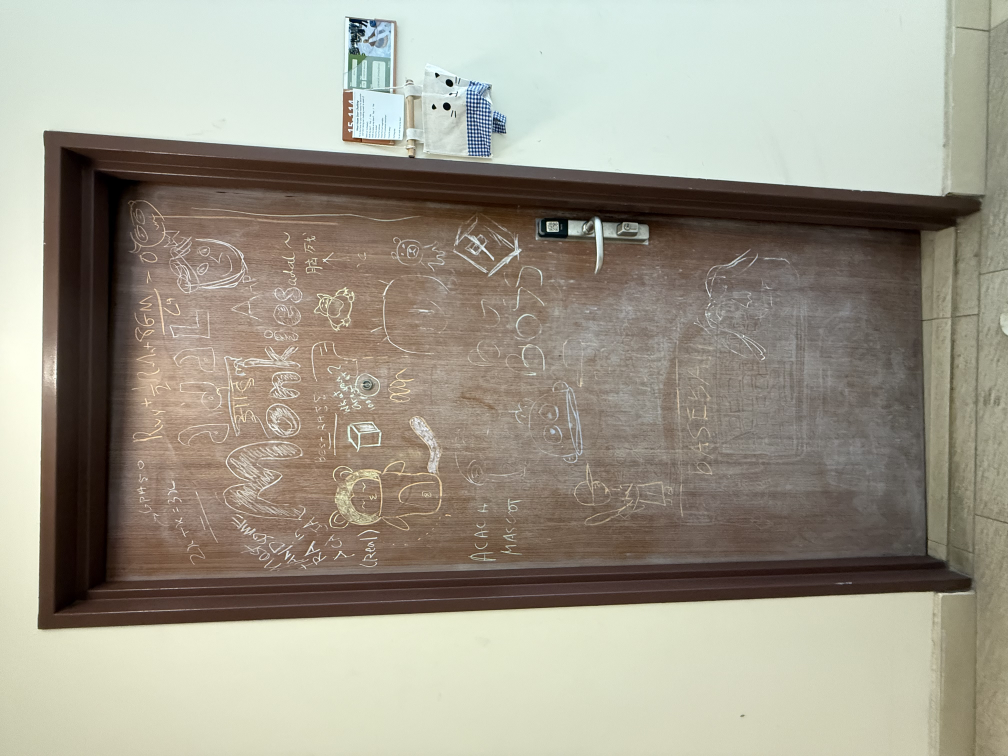
#> input picture sample_door_photos/IMG_3104.jpeg, 4032 x 3024 px (shown at 1/4 size)
$ python draw_polygon.py
#> lines starting #> are read from the running program, lines starting #| are printed output that depends on the picture; after the words box and inside, x2 and y2 are one past the last pixel; in counts of white or black regions, pixels touching at a corner belong together
import json
from PIL import Image, ImageDraw, ImageOps

# Test data
mask_data = [
    {
        "label": "door",
        "polygon": [
            {"x": 166, "y": 48},
            {"x": 814, "y": 48},
            {"x": 814, "y": 966},
            {"x": 166, "y": 966}
        ]
    }
]

# Load and correct image orientation
image = Image.open("../sample_door_photos/IMG_3104.jpeg")
#> image is the input picture: PIL image 4032x3024 RGB; mean R, G, B 158.6, 153.9, 139.9
image = ImageOps.exif_transpose(image)
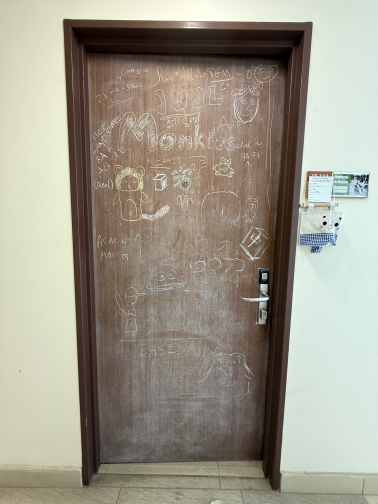
#> image: PIL image 3024x4032 RGB (shown at 1/8 size); mean R, G, B 158.6, 153.9, 139.9

# Convert to RGBA for transparency
annotated_image = image.convert("RGBA")

# Process mask
for item in mask_data:
    label = item.get("label", "unknown")
    polygon = item.get("polygon", [])

    # Create mask layer
    mask_layer = Image.new("L", image.size, 0)
    draw = ImageDraw.Draw(mask_layer)

    # Convert polygon to coordinate tuples
    coords = [(p["x"], p["y"]) for p in polygon]

    # Draw filled polygon
    draw.polygon(coords, fill=255)

    # Create colored overlay (semi-transparent cyan)
    color_layer = Image.new("RGBA", image.size, (0, 255, 255, 100))
    blank = Image.new("RGBA", image.size, (0, 0, 0, 0))
    mask_overlay = Image.composite(color_layer, blank, mask_layer)

    # Combine with original
    annotated_image = Image.alpha_composite(annotated_image, mask_overlay)
    print(f"Applied mask for: {label} with {len(coords)} vertices")
#> this loop made 1 pass
#| Applied mask for: door with 4 vertices
#> pass 1, `color_layer = Image.new("RGBA", image.size, (0, 255, 255, 100))`:
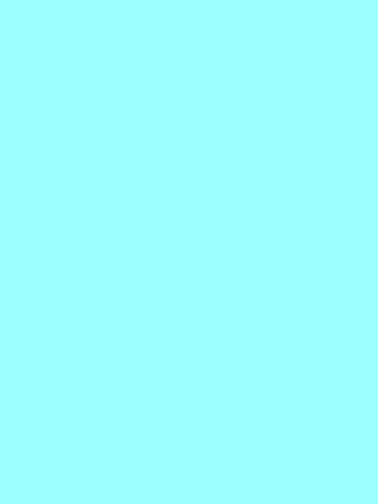
#> color_layer: PIL image 3024x4032 RGBA (shown at 1/8 size); mean R, G, B, A 0, 255, 255, 100; transparent parts drawn white
#> pass 1, `mask_overlay = Image.composite(color_layer, blank, mask_layer)`:
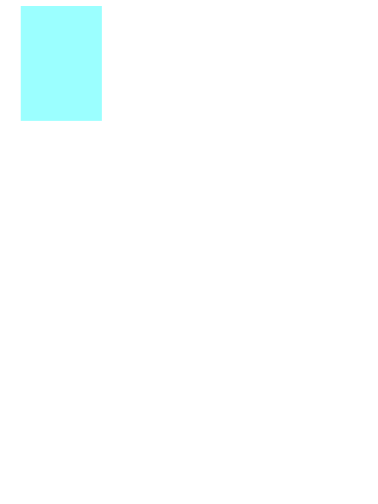
#> mask_overlay: PIL image 3024x4032 RGBA (shown at 1/8 size); mean R, G, B, A 0, 12.5, 12.5, 4.9; transparent parts drawn white
#> after the loop:
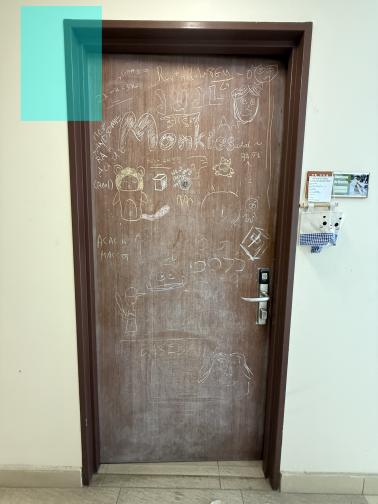
#> annotated_image: PIL image 3024x4032 RGBA (shown at 1/8 size); mean R, G, B, A 155.4, 155.7, 142.2, 255
#> after the loop:
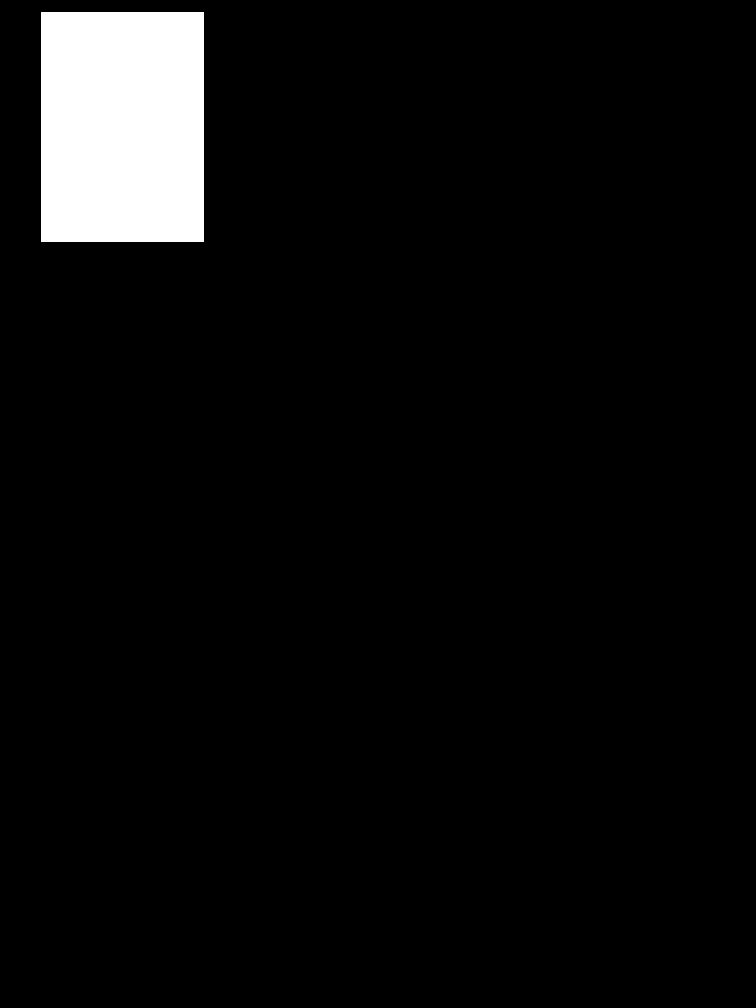
#> mask_layer: PIL image 3024x4032 L (shown at 1/4 size); 4.9% white; 1 white region, box (x1, y1, x2, y2) and area: (166, 48, 815, 967) 596431

# Save output
annotated_image.save("polygon_output.png")
print("Saved to polygon_output.png")

$ run again, with sample_door_photos/IMG_3105.jpeg copied over sample_door_photos/IMG_3104.jpeg
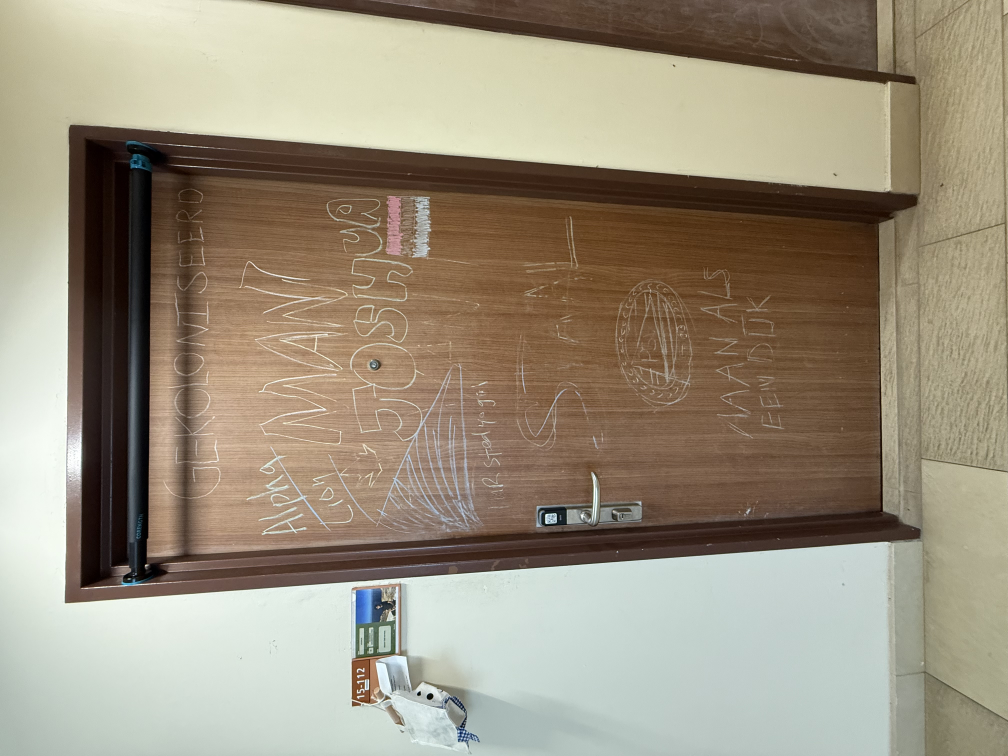
#> input picture sample_door_photos/IMG_3105.jpeg, 4032 x 3024 px (shown at 1/4 size)
#> image is the input picture: PIL image 4032x3024 RGB; mean R, G, B 154.7, 144.7, 126
#> `image = ImageOps.exif_transpose(image)`:
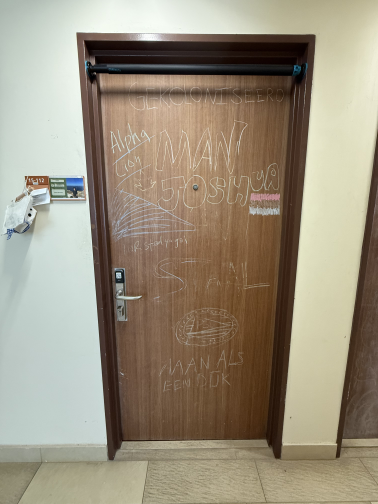
#> image: PIL image 3024x4032 RGB (shown at 1/8 size); mean R, G, B 154.7, 144.7, 126
#> the loop `for item in mask_data:` made 1 pass
#| Applied mask for: door with 4 vertices
#> after the loop `for item in mask_data:`:
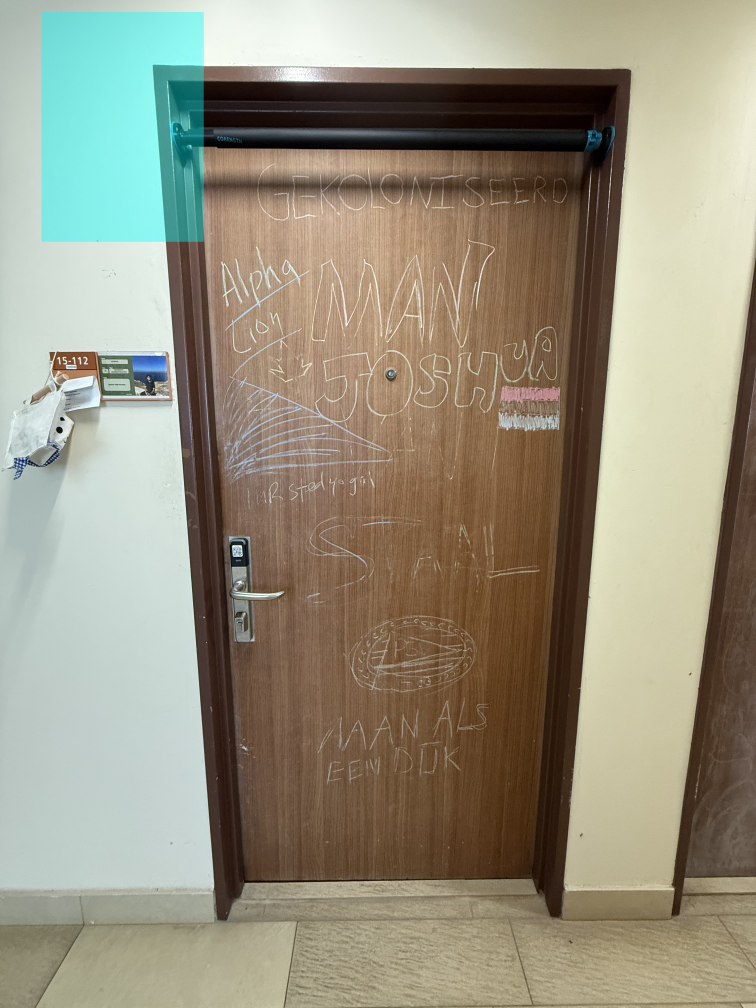
#> annotated_image: PIL image 3024x4032 RGBA (shown at 1/4 size); mean R, G, B, A 151, 145.9, 127.3, 255

$ run again, with sample_door_photos/IMG_3106.jpeg copied over sample_door_photos/IMG_3104.jpeg
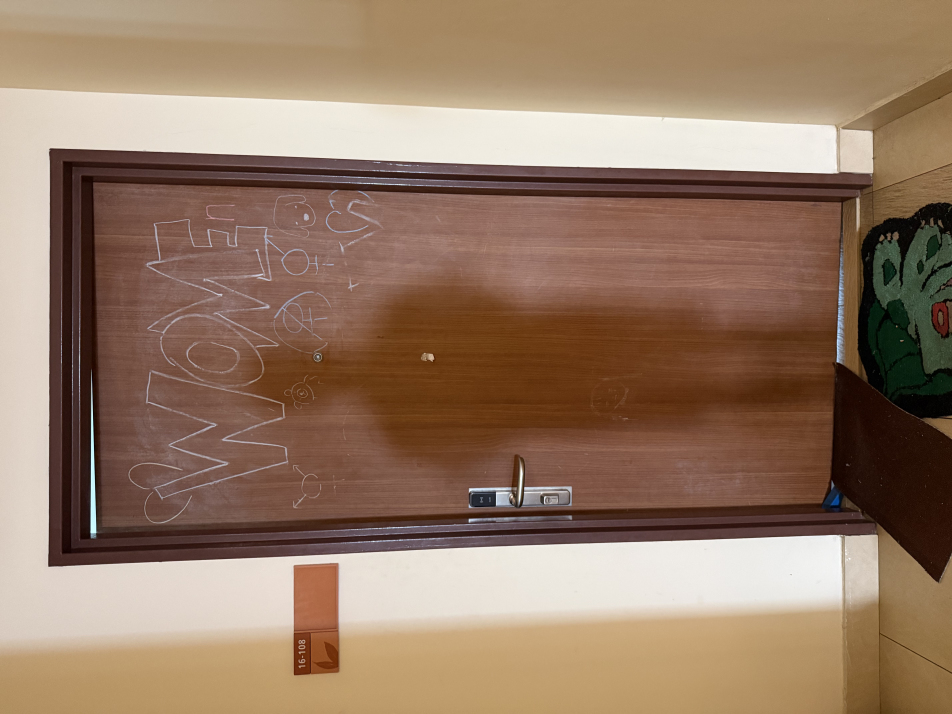
#> input picture sample_door_photos/IMG_3106.jpeg, 5712 x 4284 px (shown at 1/6 size)
#> image is the input picture: PIL image 5712x4284 RGB; mean R, G, B 149.4, 122.2, 101
#> image: PIL image 4284x5712 RGB
#> the loop `for item in mask_data:` made 1 pass
#| Applied mask for: door with 4 vertices
#> after the loop `for item in mask_data:`:
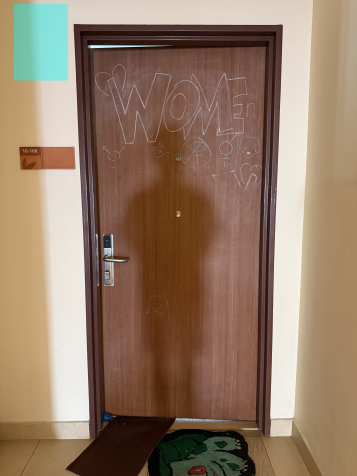
#> annotated_image: PIL image 4284x5712 RGBA (shown at 1/12 size); mean R, G, B, A 147.4, 122.8, 101.8, 255
#> after the loop `for item in mask_data:`:
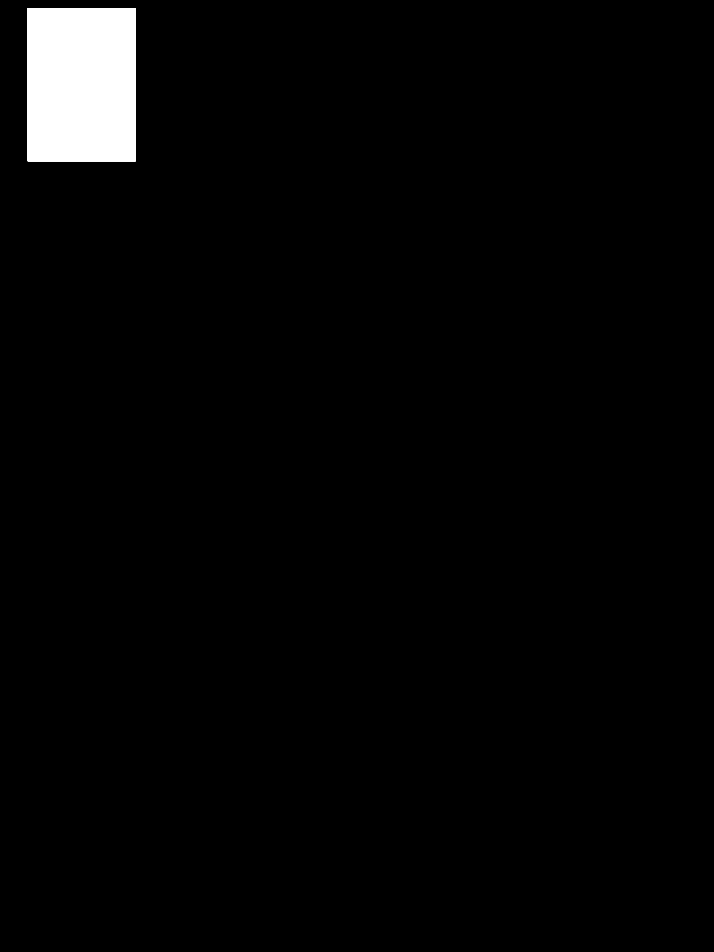
#> mask_layer: PIL image 4284x5712 L (shown at 1/6 size); 2.4% white; 1 white region, box (x1, y1, x2, y2) and area: (166, 48, 815, 967) 596431
